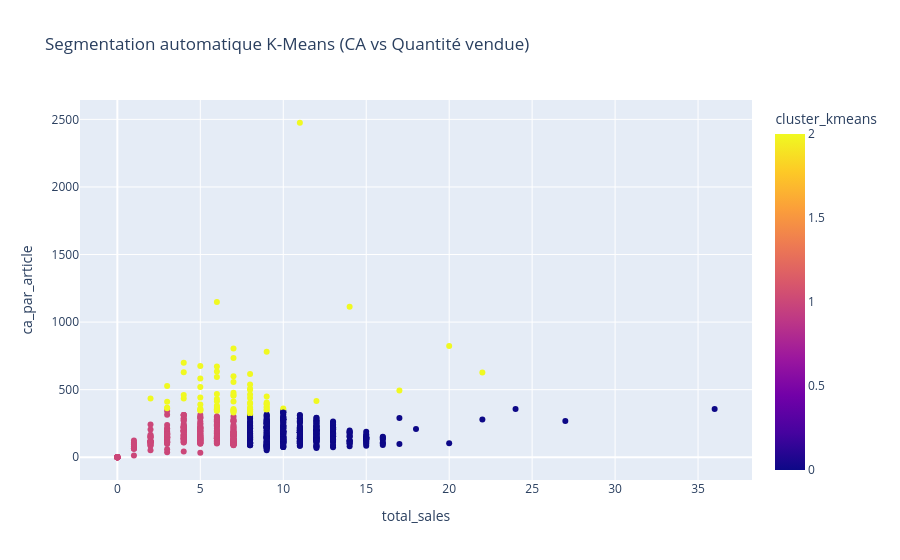

The cell this chart's notebook holds for it:
### Markdown cell above
## Explicabilité des anomalies (SHAP)

**Objectif :** comprendre _pourquoi_ l'Isolation Forest signale certains produits comme anormaux, et pas seulement _qu'ils le sont_ — indispensable pour qu'une alerte soit exploitable par une équipe non-technique.

**Vue globale (summary plot) :**
Ce graphique montre que le stock (`stock_quantity`) et les ventes (`total_sales`) sont les deux facteurs qui influencent le plus la détection d'anomalies par le modèle — bien plus que le prix seul (`price`) — ce qui confirme l'intérêt d'une analyse croisant plusieurs variables plutôt qu'un simple contrôle du prix isolé.

**Focus sur un cas précis (force plot — Egly-Ouriet Blanc de Noirs) :**
Pour ce produit, SHAP montre que c'est principalement son prix d'achat élevé (77,48€), combiné à un stock important (97 unités) et une absence totale de ventes, qui déclenche l'alerte du modèle — confirmant que ce produit cumule plusieurs signaux de risque, pas seulement sa marge négative déjà identifiée dans le P6.

**Conclusion de l'axe :** SHAP transforme une alerte "boîte noire" en explication actionnable. Une personne non-technique peut désormais comprendre en un coup d'œil pourquoi un produit est signalé, et décider rapidement de l'action à mener (ex : renégocier le prix d'achat, écouler le stock).

### Code cell
# 10 — Segmentation automatique (K-Means)

from sklearn.cluster import KMeans
from sklearn.preprocessing import StandardScaler

# On segmente sur les mêmes critères que ta logique manuelle : CA et quantité vendue
features_segmentation = df_cleaned[['ca_par_article', 'total_sales']]

# Standardisation obligatoire : le CA et la quantité n'ont pas la même échelle
X_scaled = StandardScaler().fit_transform(features_segmentation)

# 3 clusters, pour correspondre à Stars / Luxe / Appel
kmeans = KMeans(n_clusters=3, random_state=42, n_init=10)
df_cleaned['cluster_kmeans'] = kmeans.fit_predict(X_scaled)

# Statistiques par cluster pour interpréter les groupes
resume_clusters = df_cleaned.groupby('cluster_kmeans')[['ca_par_article', 'total_sales', 'price']].mean()
print("📊 Profil moyen de chaque cluster :")
display(resume_clusters)

# Visualisation
import plotly.express as px
fig = px.scatter(df_cleaned, x='total_sales', y='ca_par_article', color='cluster_kmeans',
                  hover_data=['post_title'], title="Segmentation automatique K-Means (CA vs Quantité vendue)")
fig.show()

### Figure 1 — Plotly figure (JSON) as saved in the notebook; plotly's stock layout.template omitted (floating-point values rounded to 4 significant figures; data arrays with more than 128 entries replaced by an {"elided": "..."} marker saying what was removed)
{"data": [{"customdata": {"elided": "713x1 str values"}, "hovertemplate": "total_sales=%{x}<br>ca_par_article=%{y}<br>post_title=%{customdata[0]}<br>cluster_kmeans=%{marker.color}<extra></extra>", "legendgroup": "", "marker": {"color": {"elided": "713 int values"}, "coloraxis": "coloraxis", "symbol": "circle"}, "mode": "markers", "name": "", "orientation": "v", "showlegend": false, "type": "scatter", "x": {"elided": "713 float values"}, "xaxis": "x", "y": {"elided": "713 float values"}, "yaxis": "y"}], "layout": {"coloraxis": {"colorbar": {"title": {"text": "cluster_kmeans"}}, "colorscale": [[0, "#0d0887"], [0.1111, "#46039f"], [0.2222, "#7201a8"], [0.3333, "#9c179e"], [0.4444, "#bd3786"], [0.5556, "#d8576b"], [0.6667, "#ed7953"], [0.7778, "#fb9f3a"], [0.8889, "#fdca26"], [1, "#f0f921"]]}, "legend": {"tracegroupgap": 0}, "title": {"text": "Segmentation automatique K-Means (CA vs Quantité vendue)"}, "xaxis": {"anchor": "y", "domain": [0, 1], "title": {"text": "total_sales"}}, "yaxis": {"anchor": "x", "domain": [0, 1], "title": {"text": "ca_par_article"}}}}
